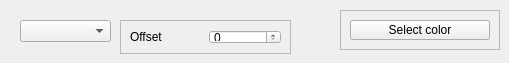
            <widget class="QWidget" name="tab_2">
             <attribute name="title">
              <string>Part edit</string>
             </attribute>
             <widget class="QComboBox" name="shapePartNameComboBox">
              <property name="geometry">
               <rect>
                <x>20</x>
                <y>20</y>
                <width>91</width>
                <height>22</height>
               </rect>
              </property>
             </widget>
             <widget class="QFrame" name="frame_3">
              <property name="geometry">
               <rect>
                <x>120</x>
                <y>20</y>
                <width>171</width>
                <height>34</height>
               </rect>
              </property>
              <property name="frameShape">
               <enum>QFrame::StyledPanel</enum>
              </property>
              <property name="frameShadow">
               <enum>QFrame::Raised</enum>
              </property>
              <layout class="QHBoxLayout" name="horizontalLayout_12">
               <item>
                <widget class="QLabel" name="label_9">
                 <property name="text">
                  <string>Offset</string>
                 </property>
                </widget>
               </item>
               <item>
                <widget class="QSpinBox" name="partOffsetSpinBox">
                 <property name="maximum">
                  <number>105</number>
                 </property>
                </widget>
               </item>
              </layout>
             </widget>
             <widget class="QFrame" name="frame_29">
              <property name="geometry">
               <rect>
                <x>340</x>
                <y>10</y>
                <width>160</width>
                <height>40</height>
               </rect>
              </property>
              <property name="minimumSize">
               <size>
                <width>0</width>
                <height>40</height>
               </size>
              </property>
              <property name="maximumSize">
               <size>
                <width>16777215</width>
                <height>40</height>
               </size>
              </property>
              <property name="frameShape">
               <enum>QFrame::StyledPanel</enum>
              </property>
              <property name="frameShadow">
               <enum>QFrame::Raised</enum>
              </property>
              <layout class="QHBoxLayout" name="horizontalLayout_24">
               <item>
                <widget class="QPushButton" name="partColorButton">
                 <property name="text">
                  <string>Select color</string>
                 </property>
                </widget>
               </item>
              </layout>
             </widget>
            </widget>
